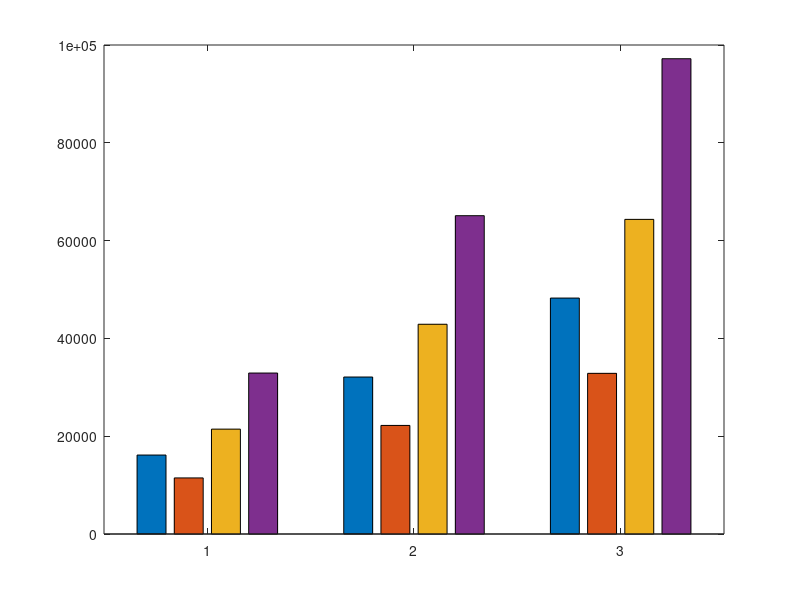

Recreate this plot in MATLAB. (Note: this script raises an error after producing the figure.)
clear
clc

% TSK
% a=[2.127792667,0.163242558,0.359921773,1.949832518,3.274738915;
% 2.125408006,0.286110489,0.51293447,1.771662754,2.980770509;
% 2.188786542,0.348237497,0.524955005,1.715147462,3.105020465];
% TSK
% b=[0.725845222,0.441424759,0.580692645,0.509262077,0.803138219;
% 0.924843795,0.542120927,0.621576631,0.696977768,0.98292758;
% 1.059328225,0.502875342,0.54392723,0.850944271,1.210335919];
% T2
% a=[0.778457128,-0.017445112,0.047682329,0.697018402,1.245528173;
% 0.747189891,0.106891311,0.209334171,0.631555166,1.067197549;
% 0.693952027,0.137104381,0.187752361,0.542758081,0.965205414];
% T2
% b=[0.417981059,0.426697964,0.418096006,0.379818681,0.444168899;
% 0.514720945,0.517299108,0.512600394,0.481125787,0.517091136;
% 0.593171531,0.448154867,0.433986738,0.433986738,0.601956775];
% Duration
% a=[7.813483146,-0.370786517,-0.370786517,7.341573034,9.539726027;
% 9.104444444,1.464444444,3.02247191,7.773033708,12.57303371;
% 6.856179775,1.220224719,1.550561798,4.907865169,10.18876404];
% Duration
% b=[2.219786076,0.326194084,0.326194084,2.028882677,2.389811429;
% 2.591552997,0.540119477,0.935804166,2.19779969,3.416898763;
% 1.972731413,0.444847251,0.631830142,1.373425307,2.902765551];

a=[16147, 32102, 48249; 11469, 22204, 32856; 21447, 42894, 64341; 32916, 65098, 97197];
b=[4412, 8705, 13117; 1326, 2206, 3036; 1088, 2176, 3264; 2415, 4383, 6301];

nGroup = 3; % Number of group % 5
nStack = 4; % Number of bars/group % 3
% Generate some random data
se = b; % standard error
data = a; % averages
%%Working example  ("hold on" after calling bar())
% figure;
% Plot individual bars
hBar = bar(data');
% Get x and y position of bars
ctr = zeros(nStack, nGroup);
ydt = zeros(nStack, nGroup);
for i = 1:length(hBar)
  ctr(i,:) = bsxfun(@plus, hBar(1).XData, [hBar(i).XOffset]');
  ydt(i,:) = hBar(i).YData;
end
disp(ctr); % Prints x positions (double numbers)
hold on;
% Plot error bars on top of individual bar plots
errorbar(ctr', ydt', se', 'o', 'marker', 'none', 'linewidth', 2);
xlabel('Scenario');
ylabel('Peak temperature reduction (\circC)');
hold off;